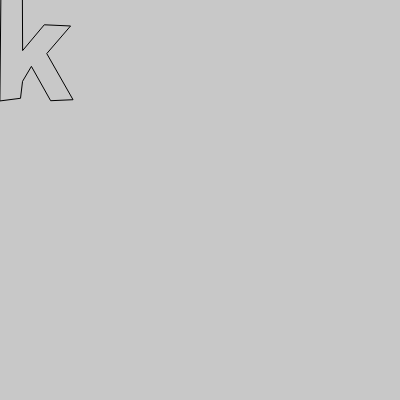
Frame 1 (no input)
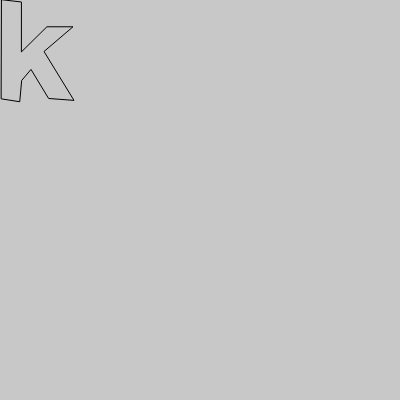
Frame 60 (no input)
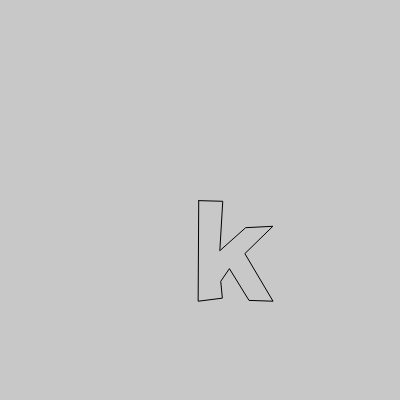
Frame 120 (the mouse pressed at the canvas centre since frame 60)

The p5.js sketch that drew these frames (run headless with seeded random() and noise() and a simulated clock; from frame 60 on, the mouse is pressed at the canvas centre):

// p5.js sketch
// ── sketch.js
function setup() {
	createCanvas(400, 400)
}

function draw() {
	background(200)
	noFill()
	stroke(0)

	let px = mouseX
	let py = mouseY
	let s  = 10

	beginShape()
	vertex(px + 0.00 * s + random(-2,2), py + 0.00 * s + random(-2,2))
	vertex(px + 2.14 * s + random(-2,2), py + 0.00 * s + random(-2,2))
	vertex(px + 2.14 * s + random(-2,2), py + 5.14 * s + random(-2,2))
	vertex(px + 4.53 * s + random(-2,2), py + 2.61 * s + random(-2,2))
	vertex(px + 7.15 * s + random(-2,2), py + 2.61 * s + random(-2,2))
	vertex(px + 4.60 * s + random(-2,2), py + 5.24 * s + random(-2,2))
	vertex(px + 7.48 * s + random(-2,2), py + 10.0 * s + random(-2,2))
	vertex(px + 4.96 * s + random(-2,2), py + 10.0 * s + random(-2,2))
	vertex(px + 3.06 * s + random(-2,2), py + 6.81 * s + random(-2,2))
	vertex(px + 2.12 * s + random(-2,2), py + 7.96 * s + random(-2,2))
	vertex(px + 2.12 * s + random(-2,2), py + 10.0 * s + random(-2,2))
	vertex(px + 0.00 * s + random(-2,2), py + 10.0 * s + random(-2,2))
	endShape(CLOSE)


}
